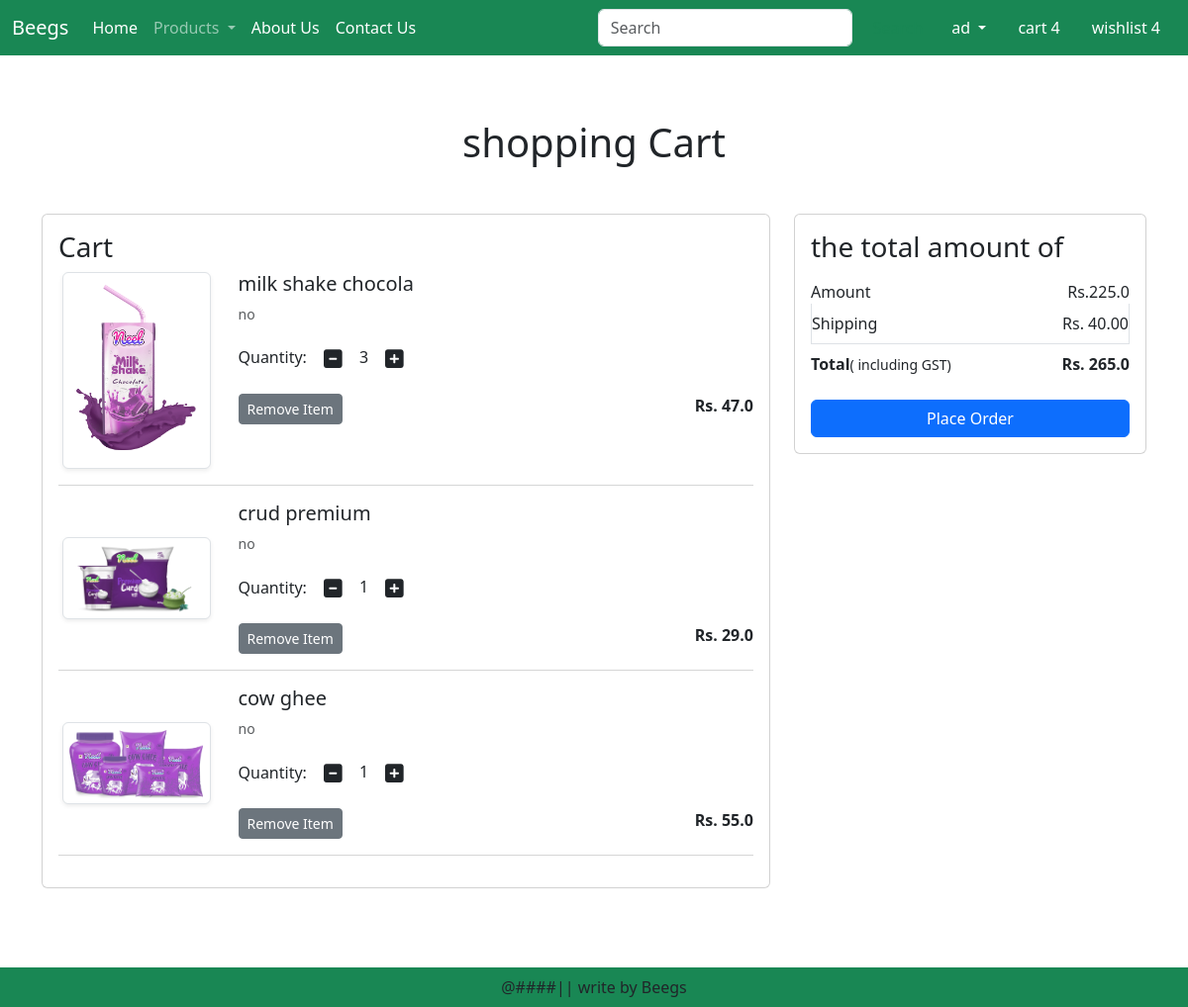
The page /cart/ (signed in) on the database as committed earlier.
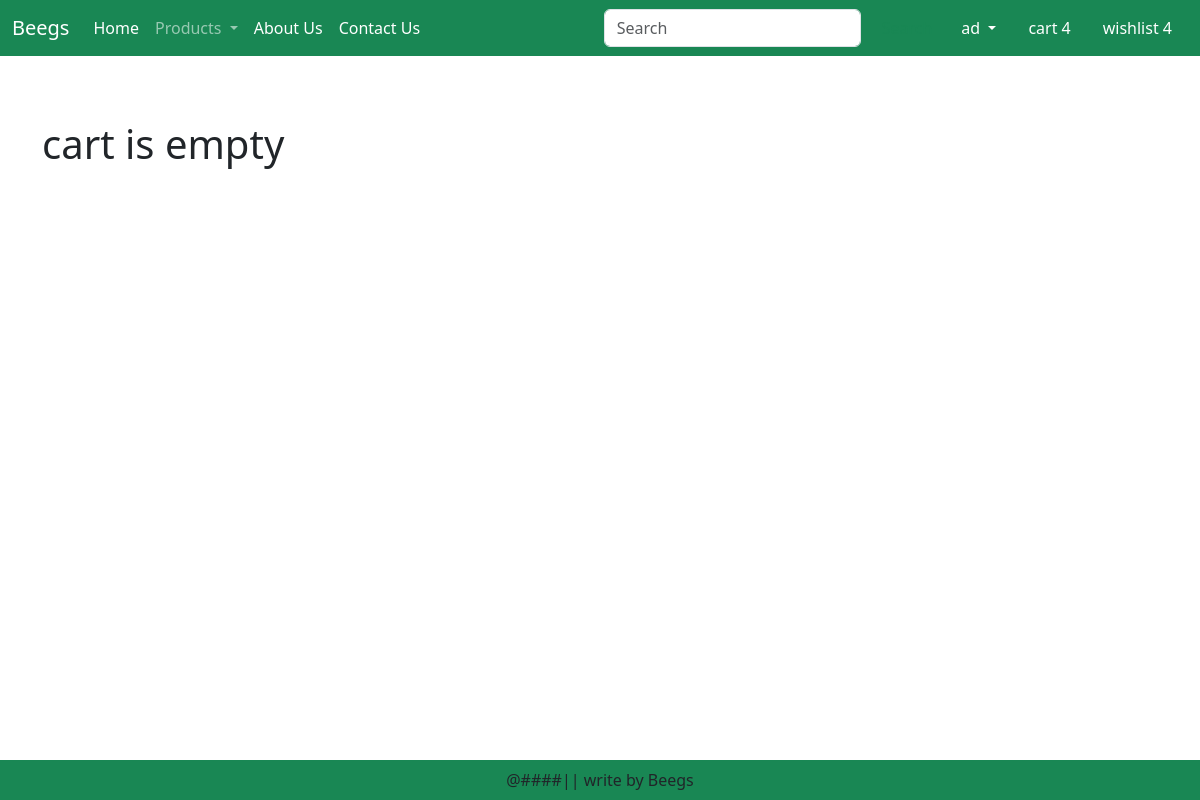
The same page on the database as committed later.
### website/models.py (models this page shows, shortened)
class Cart(models.Model):
    user = models.ForeignKey(User, on_delete = models.CASCADE)
    product = models.ForeignKey(Product,on_delete = models.CASCADE)
    quantity = models.PositiveBigIntegerField(default= 1)

class Product(models.Model):
    title = models.CharField(max_length = 100)
    selling_price = models.FloatField()
    discounted_price = models.FloatField()
    description = models.TextField()
    category = models.CharField(choices = CATEGORY_CHOICES, max_length=2)
    product_image = models.ImageField(upload_to='product')

### website/views.py (the view)
# urls.py: path('cart/',views.show_cart,name='showcart' ),
def show_cart(request):
    user = request.user
    cart = Cart.objects.filter(user = user)
    amount = 0
    for p in cart:
        value = p.quantity*p.product.discounted_price
        amount += value
    totalamount = amount + 40
    return render(request,'website/addtocart.html',locals())

### website/templates/website/addtocart.html (shortened to what this page needs)
{% extends 'website/base.html' %}
{% load static %}
{% block maincontext %}
    <div class="container my-5">
        <div class="row">
            {% if cart %}
                <h1 class="text-center mb-5"> shopping Cart</h1>
                <div class="col-sm-8">
                    <div class="card">
                        <div class="card-body">
                            <h3>Cart</h3>
                            {% for  item in cart  %}
                                <div class="row">
                                    <div class="col-sm-3 text-center align-self-center"> <img src="{{item.product.product_image.url}}" alt="" class="img-fluid img-thumbnail shadow-sm" height="150" width="150"></div>
                                    <div class="col-sm-9">
                                        <div>
                                            <h5>{{item.product.title}}</h5>
                                            <p class="mb-2 text-muted small">{{item.product.description}}</p>
                                            <div class="my-3">
                                                <label for="quantity">Quantity:</label>
                                                <a class="minus-cart btn" pid="{{item.product.id}}"><i class="fas fa-minus-square fa-lg"></i></a>
                                                    <span id="quantity">{{item.quantity}}</span>
                                                <a class="plus-cart btn" pid="{{item.product.id}}"><i class="fas fa-plus-square fa-lg"></i></a>
                                            </div>
                                            <div class="d-flex justify-content-between">
                                                <a href="#" class="remove-cart btn btn-sm btn-secondary mr-3" pid="{{item.product.id}}">Remove Item</a>
                                                <p class="mb-0"><span><strong>Rs. {{item.product.discounted_price}}</strong></span></p>
                                            </div>
                                        </div>
                                    </div>
                                </div>
                                <hr class="text-muted">
                            {% endfor %}
                        </div>
                    </div>
                </div>
                <div class="col-sm-4">
                    <div class="card">
                        <div class="card-body">
                            <h3>the total amount of</h3>
                            <ul class="list-group">
                                <li class="list-group-item d-flex justify-content-between align-item-center border-0 px-0 pb-0">Amount <span id="amount">Rs.{{amount}}</span></li>
                                <li class="list-group-item d-flex justify-content-between align-item-center px-0">Shipping <span>Rs. 40.00</span></li>
                                <li class="list-group-item d-flex justify-content-between align-item-center border-0 px-0 mb-3">
                                    <div><strong>Total</strong><small>( including GST)</small></div>
                                    <span id="totalamount"><strong>Rs. {{totalamount}}</strong></span>
                                </li>
                            </ul>
                            <div class="d-grid"><a href="{% url 'checkout' %}" class="btn btn-primary"> Place Order</a></div>
                        </div>
                    </div>
                </div>
            {% else %}
            <h1>cart is empty</h1>
            {% endif %}
        </div>
    </div>
{% endblock maincontext %}

Rows that differ between the two databases and show on the page:
removed Cart: product.product_image (picture), product "milk shake chocola", product.description "no", quantity "3", product.discounted_price "47.0"
removed Cart: product.product_image (picture), product "crud premium", product.description "no", quantity "1", product.discounted_price "29.0"
removed Cart: product.product_image (picture), product "cow ghee", product.description "no", quantity "1", product.discounted_price "55.0"
Other text that changed with them:
{{ amount }}: "225.0" → (not shown)
{{ totalamount }}: "265.0" → (not shown)
text no longer shown: "shopping Cart Cart the total amount of Amount Rs. Shipping Rs. 40.00 Total ( including GST) Rs. Place Order"
text now shown: "cart is empty"
